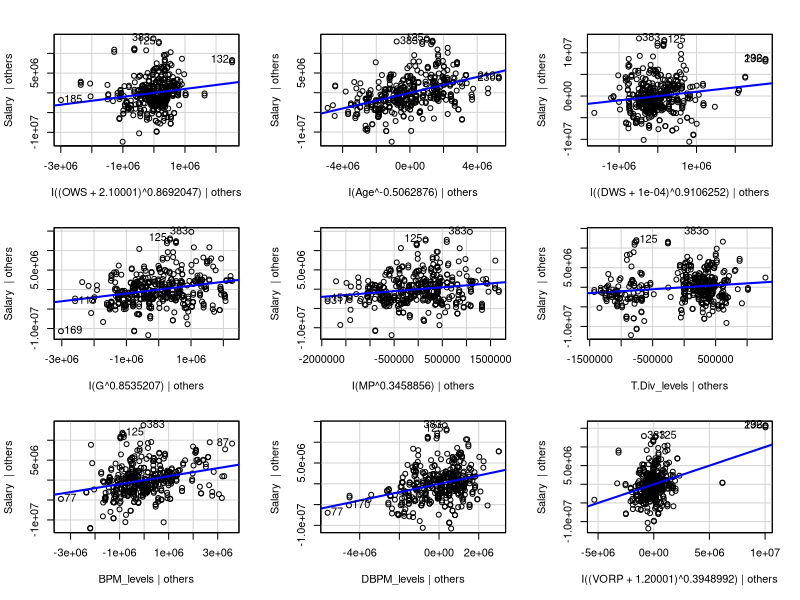
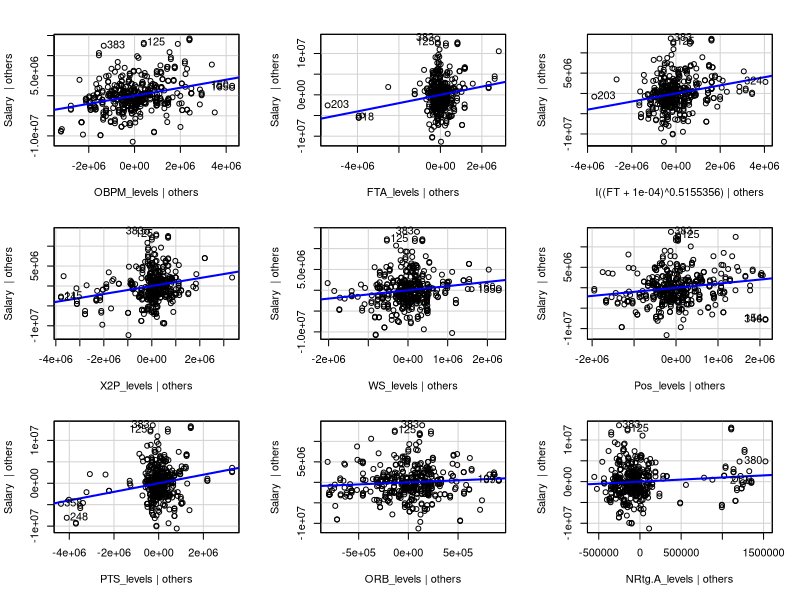
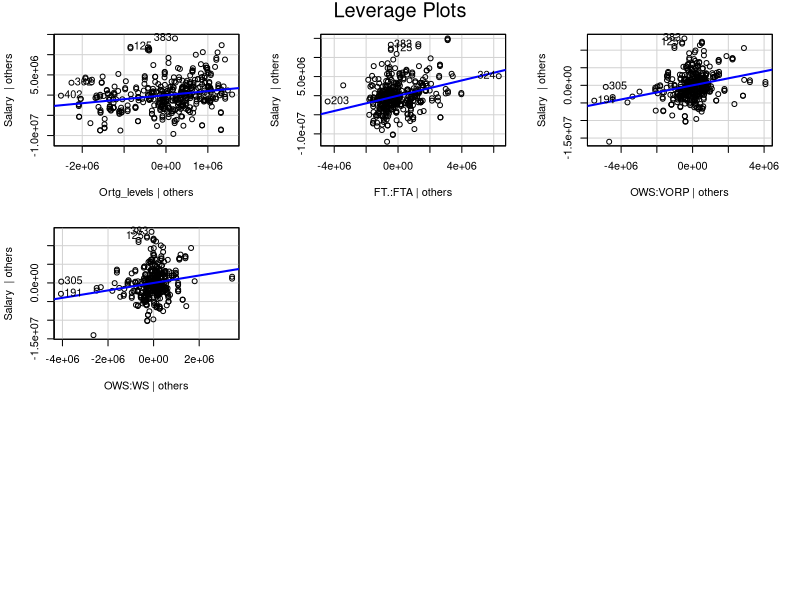
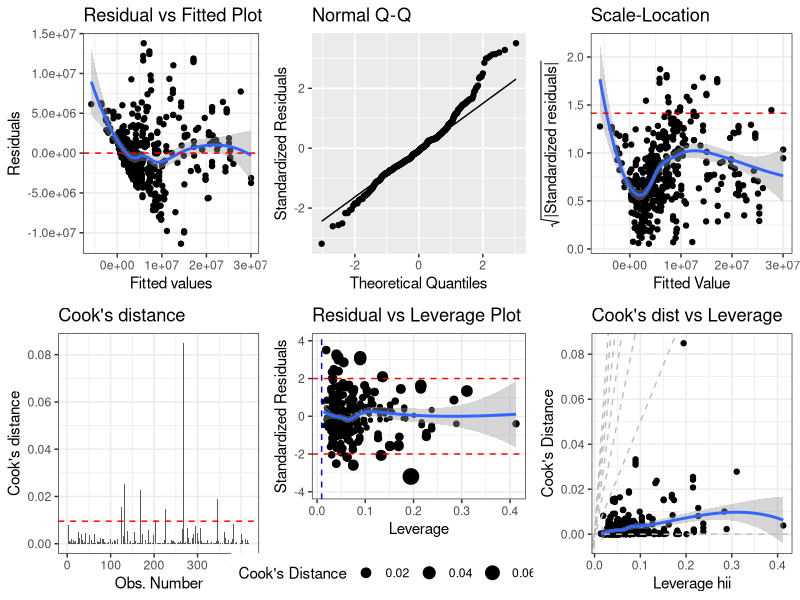

Generate these figures, in order, with R:
## ---- chunk 1
nba_train <- read.csv("NBATrain.csv")
nba_test <- read.csv("NBATestNoY.csv")
nba_train_continents <- read.csv("nba_train_continents.csv")
nba_test_continents <- read.csv("nba_test_continents.csv")
library(car)
library(ggplot2)
## ---- chunk 2
nba_train_continents$T.Div_levels <- ifelse((nba_train_continents$T.Div == "SE" | nba_train_continents$T.Div == "SW"), "South", "Not south")

nba_test_continents$T.Div_levels <- ifelse((nba_test_continents$T.Div == "SE" | nba_test_continents$T.Div == "SW"), "South", "Not south")
## ---- chunk 3
nba_train_continents$Pos_levels <- ifelse((nba_train_continents$Pos == "PG-SG" | nba_train_continents$Pos == "SF-SG" | nba_train_continents$Pos == "SG" | nba_train_continents$Pos == "PG" | nba_train_continents$Pos == "SF"), "PG, SG, SF, and hybrids", ifelse(nba_train_continents$Pos == "C", "C", "PF"))

nba_test_continents$Pos_levels <- ifelse((nba_test_continents$Pos == "PG-SG" | nba_test_continents$Pos == "SF-SG" | nba_test_continents$Pos == "SG" | nba_test_continents$Pos == "PG" | nba_test_continents$Pos == "SF"), "PG, SG, SF, and hybrids", ifelse(nba_test_continents$Pos == "C", "C", "PF"))
## ---- chunk 4
nba_train_continents$OBPM_levels <- ifelse(nba_train_continents$OBPM < 0, "Bench player", ifelse(nba_train_continents$OBPM < 4, "Decent", "Great"))

nba_test_continents$OBPM_levels <- ifelse(nba_test_continents$OBPM < 0, "Bench player", ifelse(nba_test_continents$OBPM < 4, "Decent", "Great"))
## ---- chunk 5
nba_train_continents$FTA_levels <- ifelse(nba_train_continents$FTA < 9.8, "Lower", "Higher")

nba_test_continents$FTA_levels <- ifelse(nba_test_continents$FTA < 9.8, "Lower", "Higher")
## ---- chunk 6
nba_train_continents$BPM_levels <- ifelse(nba_train_continents$BPM < -8.4, "Bench player", ifelse(nba_train_continents$BPM < 1, "Decent", "Great"))

nba_test_continents$BPM_levels <- ifelse(nba_test_continents$BPM < -8.4, "Bench player", ifelse(nba_test_continents$BPM < 1, "Decent", "Great"))
## ---- chunk 7
nba_train_continents$DBPM_levels <- ifelse(nba_train_continents$DBPM < -1.5, "Bench player", ifelse(nba_train_continents$DBPM < 4, "Decent", "Great"))

nba_test_continents$DBPM_levels <- ifelse(nba_test_continents$DBPM < -1.5, "Bench player", ifelse(nba_test_continents$DBPM < 4, "Decent", "Great"))
## ---- chunk 8
nba_train_continents$X2P_levels <- ifelse(nba_train_continents$X2P < 1.1, "Lower", ifelse(nba_train_continents$X2P < 10.7, "Medium", "Higher"))

nba_test_continents$X2P_levels <- ifelse(nba_test_continents$X2P < 1.1, "Lower", ifelse(nba_test_continents$X2P < 10.7, "Medium", "Higher"))
## ---- chunk 9
nba_train_continents$WS_levels <- ifelse(nba_train_continents$WS < 0, "Lower", ifelse(nba_train_continents$WS < 6.9, "Medium", "Higher"))

nba_test_continents$WS_levels <- ifelse(nba_test_continents$WS < 0, "Lower", ifelse(nba_test_continents$WS < 6.9, "Medium", "Higher"))
## ---- chunk 10
nba_train_continents$PTS_levels <- ifelse(nba_train_continents$PTS < 31.4, "Lower", "Higher")

nba_test_continents$PTS_levels <- ifelse(nba_test_continents$PTS < 31.4, "Lower", "Higher")
## ---- chunk 11
nba_train_continents$ORB_levels <- ifelse(nba_train_continents$ORB < 1.8, "Lower", "Higher")

nba_test_continents$ORB_levels <- ifelse(nba_test_continents$ORB < 1.8, "Lower", "Higher")
## ---- chunk 12
nba_train_continents$NRtg.A_levels <- ifelse(nba_train_continents$NRtg.A < -5.31, "Lower", "Higher")

nba_test_continents$NRtg.A_levels <- ifelse(nba_test_continents$NRtg.A < -5.31, "Lower", "Higher")
## ---- chunk 13
nba_train_continents$Ortg_levels <- ifelse(nba_train_continents$Ortg < 114, "Lower", "Higher")

nba_test_continents$Ortg_levels <- ifelse(nba_test_continents$Ortg < 114, "Lower", "Higher")
## ---- chunk 14
model <- lm(formula = Salary ~ I((OWS + 2.10001)^0.8692047) + I(Age^-0.5062876) + I((DWS + 1e-04)^0.9106252) + I(G^0.8535207) + I(MP^0.3458856) + T.Div_levels + BPM_levels + DBPM_levels + I((VORP + 1.20001)^0.3948992) + OBPM_levels + FTA_levels + I((FT + 1e-04)^0.5155356) + X2P_levels + WS_levels + Pos_levels + FT.:FTA + OWS:VORP + OWS:WS + PTS_levels + ORB_levels + NRtg.A_levels + Ortg_levels, data = nba_train_continents)

summary(model)
## ---- chunk 15
vif(model)
## ---- chunk 16
leveragePlots(model)
## ---- chunk 17
library(gridExtra)

diagPlot<-function(model){
 p1<-ggplot(model, aes(model$fitted, model$residuals),label=rownames(bonds))+geom_point()
 p1<-p1+stat_smooth(method="loess")+geom_hline(yintercept=0, col="red", linetype="dashed")
 p1<-p1+xlab("Fitted values")+ylab("Residuals")
 p1<-p1+ggtitle("Residual vs Fitted Plot")+theme_bw()

 p2<-ggplot(model,aes(sample=rstandard(model))) + stat_qq() + stat_qq_line()
 p2<-p2+xlab("Theoretical Quantiles")+ylab("Standardized Residuals")
 p2<-p2+ggtitle("Normal Q-Q")

 p3<-ggplot(model, aes(model$fitted, sqrt(abs(rstandard(model)))))+geom_point(na.rm=TRUE)
 p3<-p3+stat_smooth(method="loess", na.rm = TRUE)+xlab("Fitted Value")
 p3<-p3+ylab(expression(sqrt("|Standardized residuals|")))
 p3<-p3+ggtitle("Scale-Location")+theme_bw()+geom_hline(yintercept=sqrt(2),
col="red", linetype="dashed")

 p4<-ggplot(model, aes(seq_along(cooks.distance(model)),  cooks.distance(model)))+geom_bar(stat="identity", position="identity")
 p4<-p4+xlab("Obs. Number")+ylab("Cook's distance")
 p4<-p4+ggtitle("Cook's distance")+theme_bw()+geom_hline(yintercept=4/(length(model$residuals-2)), col="red", linetype="dashed")

 p5<-ggplot(model, aes(hatvalues(model), rstandard(model)))+geom_point(aes(size=cooks.distance(model)), na.rm=TRUE)
 p5<-p5+stat_smooth(method="loess", na.rm=TRUE)
 p5<-p5+xlab("Leverage")+ylab("Standardized Residuals")
 p5<-p5+ggtitle("Residual vs Leverage Plot")
 p5<-p5+scale_size_continuous("Cook's Distance", range=c(1,5))
 p5<-p5+theme_bw()+theme(legend.position="bottom")+geom_hline(yintercept=c(-2,2), col="red", linetype="dashed")+geom_vline(xintercept=4/(length(model$residuals)), col="blue", linetype="dashed")+ylim(-4,4)

 p6<-ggplot(model, aes(hatvalues(model), cooks.distance(model)))+geom_point(na.rm=TRUE)+stat_smooth(method="loess", na.rm=TRUE)
 p6<-p6+xlab("Leverage hii")+ylab("Cook's Distance")
 p6<-p6+ggtitle("Cook's dist vs Leverage")
 p6<-p6+geom_abline(slope=seq(0,3,0.5), color="gray", linetype="dashed")
 p6<-p6+theme_bw()
 return(grid.arrange(p1,p2,p3,p4,p5,p6,ncol=3))
 }
## ---- chunk 18
diagPlot(model)
